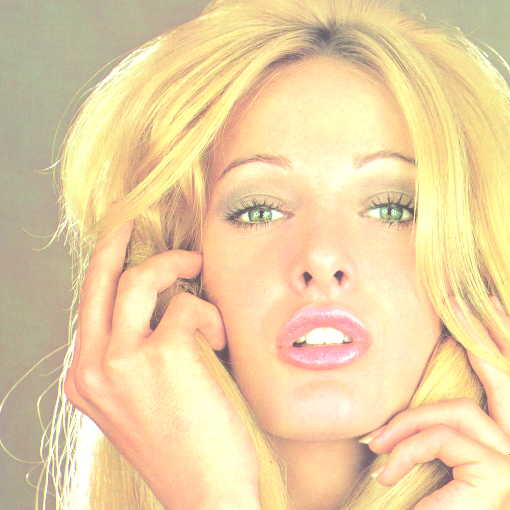
%> input picture Codes/VSNR/Blonde.png, 510 x 510 px
$ octave TestBlonde.m   (GNU Octave 9; MATLAB toolbox functions it lacks are replaced by stand-ins)
%> lines starting %> are read from the running program, lines starting %| are printed output that depends on the picture; in (x1, y1, x2, y2) boxes, pixels count from 0 and x2, y2 are one past the last pixel; in counts of white or black regions, pixels touching at a corner belong together; the program's own positions count from 1
%% Blonde test
clear all;close all;
% Initializes the random number generator
rng(2);

% Loads and normalizes image
im=double(imread('Blonde.png'));
im=im/255;

% Adds noisy lines to the image
sigma=0.3;
imb=im;
[nx,ny,m]=size(im);
%> nx = 510; ny = 510; m = 3
for i=1:nx
  imb(i,:,1)=im(i,:,1)+sigma*randn;
  imb(i,:,2)=im(i,:,2)+sigma*randn;
  imb(i,:,3)=im(i,:,3)+sigma*randn;
end
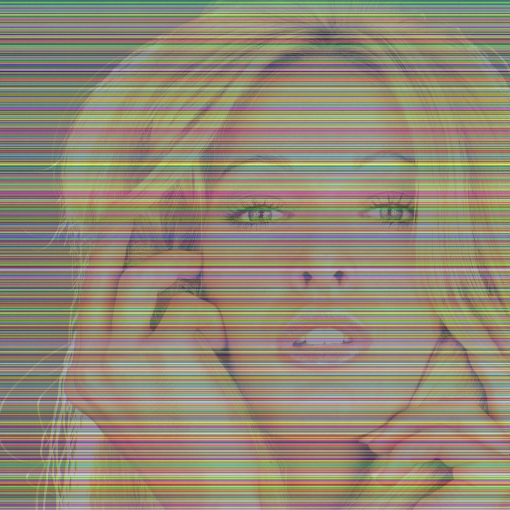
%> imb: size 510x510x3 double; mean R, G, B 0.931, 0.833, 0.637; drawn with min black and max white

% Display
figure(1);image(uint8(255*imb));title('Noisy image')
%> after `title('Noisy image')`:
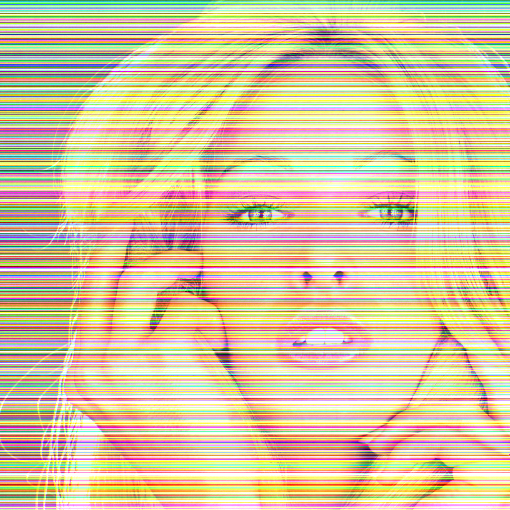
%> displayed picture: size 510x510x3, on the screen's scale of 0 to 255; mean R, G, B 212.7, 197.1, 157.4

% Defines the filter (a line)
Gabor=zeros(size(im));
alpha=1/size(im,1);
%> alpha = 0.00196
Gabor(1,:)=alpha;
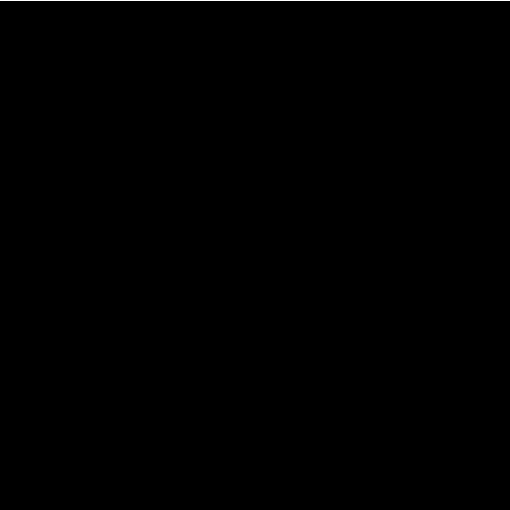
%> Gabor: size 510x510x3 double; values 0 (black) and 0.00196 (white), 0.2% white in thin lines or dots, all inside (x1, y1, x2, y2) = (0, 0, 510, 1)

% Denoising algorithm
x=im;
for i=1:3
  ub=imb(:,:,i); % Treats every components separately
%> (the run ends here)
